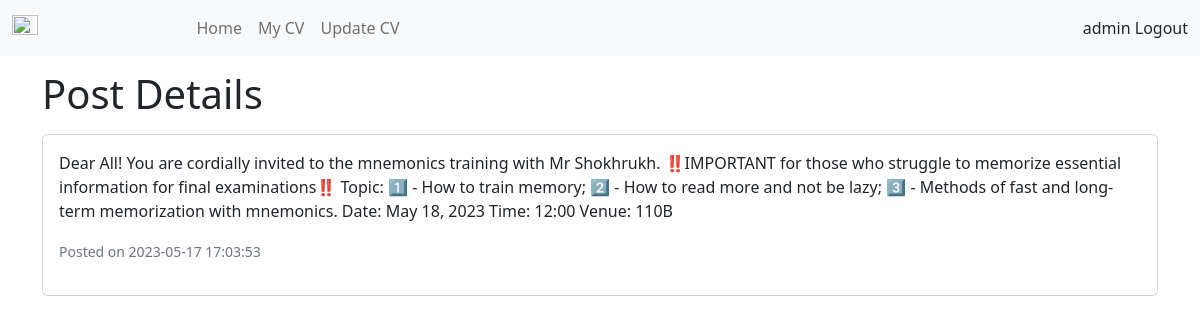
The page /view_post.php?post_id=1 (signed in) on the database its author committed.
### tables this page shows
CREATE TABLE `posts` (
  `id` int(11) NOT NULL,
  `content` text DEFAULT NULL,
  `date_posted` datetime DEFAULT current_timestamp()
);

### view_post.php (the view, shortened to what this page needs)
<?php
include "header.php";
include "navbar.php";
global $con;
$post_id = $_GET['post_id'];
$query_post = "SELECT * FROM posts WHERE id='$post_id'";
$result_post = mysqli_query($con, $query_post);
$post_data = mysqli_fetch_assoc($result_post);
?>
<div class="container mt-8" style="margin-top: 70px;">
    <h1>Post Details</h1>
    <?php if (!empty($post_data)): ?>
        <div class="card mt-3">
            <div class="card-body">
                <p class="card-text"><?php echo $post_data['content']; ?></p>
                <p class="card-text"><small class="text-muted">Posted on <?php echo $post_data['date_posted']; ?></small></p>
            </div>
        </div>
    <?php else: ?>
        <p>This post does not exist.</p>
    <?php endif; ?>
</div>
<?php
include "footer.php";
?>

### rows shown on the page
posts: content "Dear All! You are cordially invited to the mnemonics training with Mr Shokhrukh. ‼️IMPORTANT for those who struggle to memorize essential information for final examinations‼️ Topic: 1️⃣ - How to train memory; 2️⃣ - How to read more and not be lazy; 3️⃣ - Methods of fast and long-term memorization with mnemonics. Date: May 18, 2023 Time: 12:00 Venue: 110B", date_posted "2023-05-17 17:03:53"

### other values the page prints
$_SESSION['username'] "admin"
